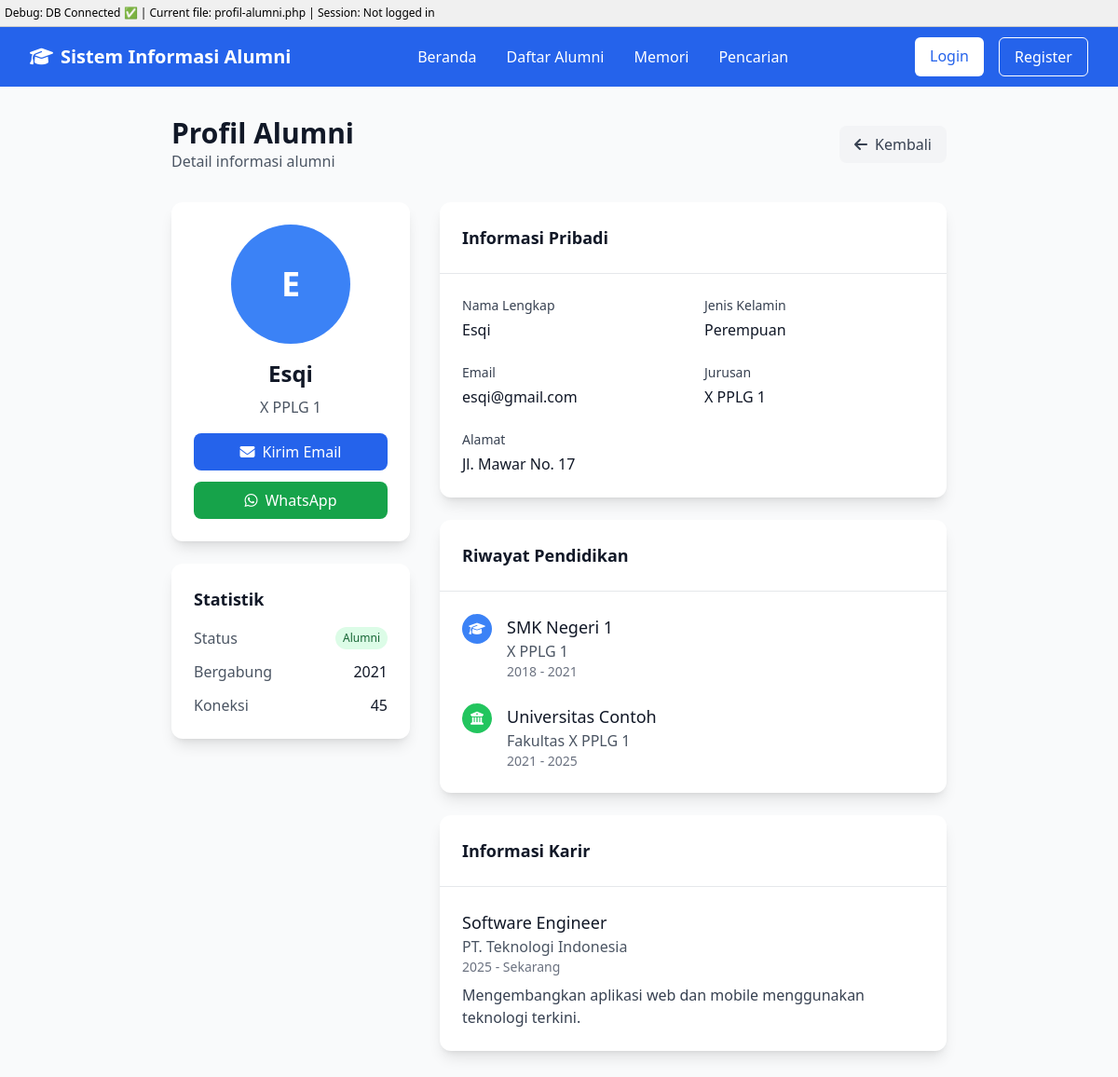
Screenshot of /profil-alumni.php?id=3 with the database file from the repository.
### tables this page shows
CREATE TABLE `alumni` (
  `id_alumni` int(5) NOT NULL,
  `id_admin` int(5) NOT NULL,
  `id_jurusan` int(5) NOT NULL,
  `nama` varchar(50) NOT NULL,
  `jenis_kelamin` enum('L','P') NOT NULL,
  `email` varchar(50) NOT NULL,
  `alamat` text NOT NULL,
  `foto` varchar(50) NOT NULL,
  `password` varchar(255) NOT NULL
);

CREATE TABLE `jurusan` (
  `id_jurusan` int(5) NOT NULL,
  `nama_jurusan` varchar(50) NOT NULL
);

### profil-alumni.php (the view, shortened to what this page needs)
<?php
include 'includes/header.php';
$id_alumni = (int)$_GET['id'];
$query = "SELECT a.*, j.nama_jurusan FROM alumni a
          JOIN jurusan j ON a.id_jurusan = j.id_jurusan
          WHERE a.id_alumni = $id_alumni";
$result = mysqli_query($conn, $query);
$alumni = mysqli_fetch_assoc($result);
?>
<div class="min-h-screen bg-gray-50 py-8">
    <div class="max-w-4xl mx-auto px-4 sm:px-6 lg:px-8">
        <div class="mb-8">
            <div class="flex items-center justify-between">
                <div>
                    <h1 class="text-3xl font-bold text-gray-900">Profil Alumni</h1>
                    <p class="text-gray-600">Detail informasi alumni</p>
                </div>
                <a href="daftar-alumni.php" class="bg-gray-100 text-gray-700 px-4 py-2 rounded-lg hover:bg-gray-200 transition duration-300">
                    <i class="fas fa-arrow-left mr-2"></i>Kembali
                </a>
            </div>
        </div>
        <div class="grid grid-cols-1 lg:grid-cols-3 gap-8">
            <div class="lg:col-span-1">
                <div class="bg-white rounded-xl shadow-lg p-6 text-center">
                    <?php if(!empty($alumni['foto']) && file_exists('assets/images/alumni/' . $alumni['foto'])): ?>
                        <img src="assets/images/alumni/<?php echo $alumni['foto']; ?>"
                             alt="<?php echo $alumni['nama']; ?>"
                             class="w-32 h-32 rounded-full mx-auto mb-4 object-cover">
                    <?php else: ?>
                        <div class="w-32 h-32 bg-blue-500 rounded-full mx-auto mb-4 flex items-center justify-center text-white text-4xl font-bold">
                            <?php echo strtoupper(substr($alumni['nama'], 0, 1)); ?>
                        </div>
                    <?php endif; ?>
                    <h2 class="text-2xl font-bold text-gray-900 mb-2"><?php echo $alumni['nama']; ?></h2>
                    <p class="text-gray-600 mb-4"><?php echo $alumni['nama_jurusan']; ?></p>
                    <div class="space-y-3">
                        <a href="mailto:<?php echo $alumni['email']; ?>"
                           class="w-full bg-blue-600 text-white py-2 px-4 rounded-lg hover:bg-blue-700 transition duration-300 flex items-center justify-center">
                            <i class="fas fa-envelope mr-2"></i>Kirim Email
                        </a>
                        <button class="w-full bg-green-600 text-white py-2 px-4 rounded-lg hover:bg-green-700 transition duration-300 flex items-center justify-center">
                            <i class="fab fa-whatsapp mr-2"></i>WhatsApp
                        </button>
                    </div>
                </div>
                <div class="bg-white rounded-xl shadow-lg p-6 mt-6">
                    <h3 class="text-lg font-semibold text-gray-900 mb-4">Statistik</h3>
                    <div class="space-y-3">
                        <div class="flex justify-between">
                            <span class="text-gray-600">Status</span>
                            <span class="bg-green-100 text-green-800 px-2 py-1 rounded-full text-xs font-medium">Alumni</span>
                        </div>
                        <div class="flex justify-between">
                            <span class="text-gray-600">Bergabung</span>
                            <span class="text-gray-900 font-medium">2021</span>
                        </div>
                        <div class="flex justify-between">
                            <span class="text-gray-600">Koneksi</span>
                            <span class="text-gray-900 font-medium">45</span>
                        </div>
                    </div>
                </div>
            </div>
            <div class="lg:col-span-2 space-y-6">
                <div class="bg-white rounded-xl shadow-lg">
                    <div class="p-6 border-b border-gray-200">
                        <h3 class="text-lg font-semibold text-gray-900">Informasi Pribadi</h3>
                    </div>
                    <div class="p-6">
                        <div class="grid grid-cols-1 md:grid-cols-2 gap-6">
                            <div>
                                <label class="block text-sm font-medium text-gray-700 mb-1">Nama Lengkap</label>
                                <p class="text-gray-900"><?php echo $alumni['nama']; ?></p>
                            </div>
                            <div>
                                <label class="block text-sm font-medium text-gray-700 mb-1">Jenis Kelamin</label>
                                <p class="text-gray-900"><?php echo ($alumni['jenis_kelamin'] == 'L') ? 'Laki-laki' : 'Perempuan'; ?></p>
                            </div>
                            <div>
                                <label class="block text-sm font-medium text-gray-700 mb-1">Email</label>
                                <p class="text-gray-900"><?php echo $alumni['email']; ?></p>
                            </div>
                            <div>
                                <label class="block text-sm font-medium text-gray-700 mb-1">Jurusan</label>
                                <p class="text-gray-900"><?php echo $alumni['nama_jurusan']; ?></p>
                            </div>
                            <div class="md:col-span-2">
                                <label class="block text-sm font-medium text-gray-700 mb-1">Alamat</label>
                                <p class="text-gray-900"><?php echo $alumni['alamat']; ?></p>
                            </div>
                        </div>
                    </div>
                </div>
                <div class="bg-white rounded-xl shadow-lg">
                    <div class="p-6 border-b border-gray-200">
                        <h3 class="text-lg font-semibold text-gray-900">Riwayat Pendidikan</h3>
                    </div>
                    <div class="p-6">
                        <div class="space-y-6">
                            <div class="flex">
                                <div class="flex-shrink-0">
                                    <div class="w-8 h-8 bg-blue-500 rounded-full flex items-center justify-center">
                                        <i class="fas fa-graduation-cap text-white text-sm"></i>
                                    </div>
                                </div>
                                <div class="ml-4">
                                    <h4 class="text-lg font-medium text-gray-900">SMK Negeri 1</h4>
                                    <p class="text-gray-600"><?php echo $alumni['nama_jurusan']; ?></p>
                                    <p class="text-sm text-gray-500">2018 - 2021</p>
                                </div>
                            </div>
                            <div class="flex">
                                <div class="flex-shrink-0">
                                    <div class="w-8 h-8 bg-green-500 rounded-full flex items-center justify-center">
                                        <i class="fas fa-university text-white text-sm"></i>
                                    </div>
                                </div>
                                <div class="ml-4">
                                    <h4 class="text-lg font-medium text-gray-900">Universitas Contoh</h4>
                                    <p class="text-gray-600">Fakultas <?php echo $alumni['nama_jurusan']; ?></p>
                                    <p class="text-sm text-gray-500">2021 - 2025</p>
                                </div>
                            </div>
                        </div>
                    </div>
                </div>
                <div class="bg-white rounded-xl shadow-lg">
                    <div class="p-6 border-b border-gray-200">
                        <h3 class="text-lg font-semibold text-gray-900">Informasi Karir</h3>
                    </div>
                    <div class="p-6">
                        <div class="space-y-4">
                            <div>
                                <h4 class="text-lg font-medium text-gray-900">Software Engineer</h4>
                                <p class="text-gray-600">PT. Teknologi Indonesia</p>
                                <p class="text-sm text-gray-500">2025 - Sekarang</p>
                                <p class="text-gray-700 mt-2">Mengembangkan aplikasi web dan mobile menggunakan teknologi terkini.</p>
                            </div>
                        </div>
                    </div>
                </div>
            </div>
        </div>
    </div>
</div>
<?php include 'includes/footer.php'; ?>

### rows the page displays
alumni: nama "E", nama "Esqi", id_jurusan.nama_jurusan "X PPLG 1", email "esqi@gmail.com", alamat "Jl. Mawar No. 17"

### other values shown
basename($_SERVER['PHP_SELF']) "profil-alumni.php"
